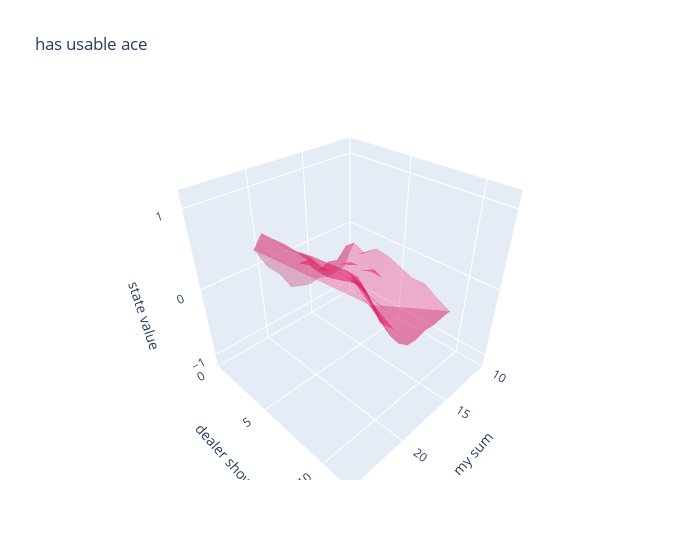

Write notebook code for a chart like this one.
### Code cell
fig = go.Figure(
    data=[
        go.Mesh3d(
            x=[v[0][0] for v in V if v[0][2] % 2 == 1],
            y=[v[0][1] for v in V if v[0][2] % 2 == 1],
            z=[v[1] for v in V if v[0][2] % 2 == 1],
            opacity=0.5,
            color="rgba(244,22,100,0.6)",
        )
    ]
)

fig.update_layout(
    title="has usable ace",
    scene=dict(
        xaxis=dict(
            nticks=4,
            title="my sum",
            range=[10, 25],
        ),
        yaxis=dict(
            title="dealer show",
            nticks=4,
            range=[0, 12],
        ),
        zaxis=dict(
            title="state value",
            nticks=4,
            range=[-1.2, 1.2],
        ),
    ),
    width=700,
)

fig.show()

### Figure 1 — Plotly figure (JSON) as saved in the notebook; plotly's stock layout.template omitted (floating-point values rounded to 4 significant figures)
{"data": [{"color": "rgba(244,22,100,0.6)", "opacity": 0.5, "type": "mesh3d", "x": [12, 12, 12, 12, 12, 12, 12, 12, 12, 12, 13, 13, 13, 13, 13, 13, 13, 13, 13, 13, 14, 14, 14, 14, 14, 14, 14, 14, 14, 14, 15, 15, 15, 15, 15, 15, 15, 15, 15, 15, 16, 16, 16, 16, 16, 16, 16, 16, 16, 16, 17, 17, 17, 17, 17, 17, 17, 17, 17, 17, 18, 18, 18, 18, 18, 18, 18, 18, 18, 18, 19, 19, 19, 19, 19, 19, 19, 19, 19, 19, 20, 20, 20, 20, 20, 20, 20, 20, 20, 20, 21, 21, 21, 21, 21, 21, 21, 21, 21, 21], "y": [1, 2, 3, 4, 5, 6, 7, 8, 9, 10, 1, 2, 3, 4, 5, 6, 7, 8, 9, 10, 1, 2, 3, 4, 5, 6, 7, 8, 9, 10, 1, 2, 3, 4, 5, 6, 7, 8, 9, 10, 1, 2, 3, 4, 5, 6, 7, 8, 9, 10, 1, 2, 3, 4, 5, 6, 7, 8, 9, 10, 1, 2, 3, 4, 5, 6, 7, 8, 9, 10, 1, 2, 3, 4, 5, 6, 7, 8, 9, 10, 1, 2, 3, 4, 5, 6, 7, 8, 9, 10, 1, 2, 3, 4, 5, 6, 7, 8, 9, 10], "z": [-0.5362, -0.05263, -0.1362, 0.01724, -0.004274, -0.07207, -0.1494, -0.1416, -0.2578, -0.3488, -0.5535, -0.0409, -0.08787, -0.101, -0.109, -0.004246, -0.1232, -0.2652, -0.2342, -0.3553, -0.5536, -0.1905, -0.1137, -0.09607, -0.1, -0.1035, -0.2199, -0.2383, -0.3089, -0.3771, -0.4961, -0.1456, -0.102, 0.02111, -0.007678, 0.09496, -0.1636, -0.2621, -0.2571, -0.3561, -0.5215, -0.1975, -0.1325, -0.03156, -0.09091, -0.05386, -0.2079, -0.2482, -0.3395, -0.3995, -0.4765, 0.0223, -0.08977, -0.06842, -0.008993, 0.08, 0, -0.2966, -0.2721, -0.3793, -0.4142, 0.03757, 0.09982, 0.1565, 0.2, 0.2267, 0.3081, 0.08839, -0.104, -0.2525, -0.1375, 0.2739, 0.3206, 0.3748, 0.3306, 0.3853, 0.4611, 0.4084, 0.145, -0.03588, 0.03721, 0.4715, 0.4632, 0.4943, 0.4684, 0.5291, 0.587, 0.5659, 0.523, 0.2783, 0.3423, 0.6334, 0.6443, 0.6618, 0.6557, 0.695, 0.6791, 0.6464, 0.6061, 0.5192]}], "layout": {"scene": {"xaxis": {"nticks": 4, "range": [10, 25], "title": {"text": "my sum"}}, "yaxis": {"nticks": 4, "range": [0, 12], "title": {"text": "dealer show"}}, "zaxis": {"nticks": 4, "range": [-1.2, 1.2], "title": {"text": "state value"}}}, "title": {"text": "has usable ace"}, "width": 700}}
